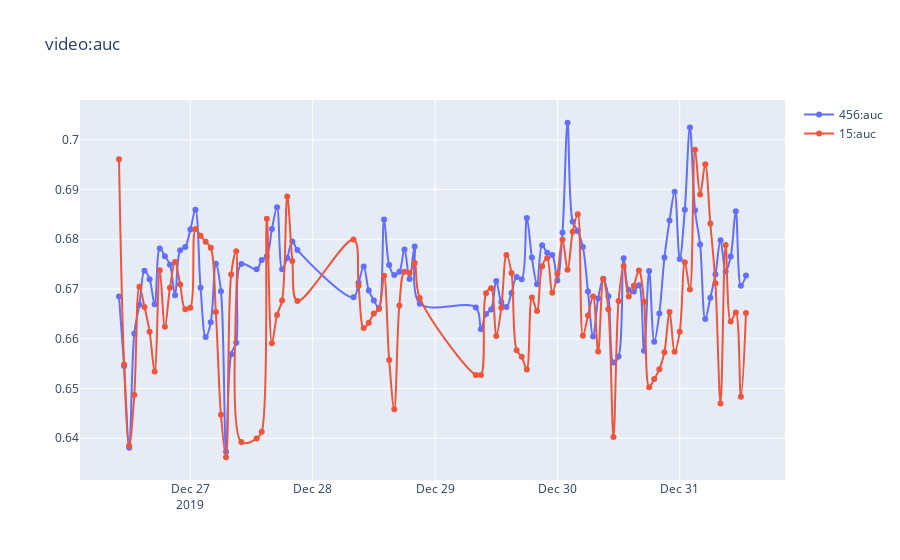

Notebook code for this chart:
### Code cell
compare(df, 'auc', smoothing=0.)
